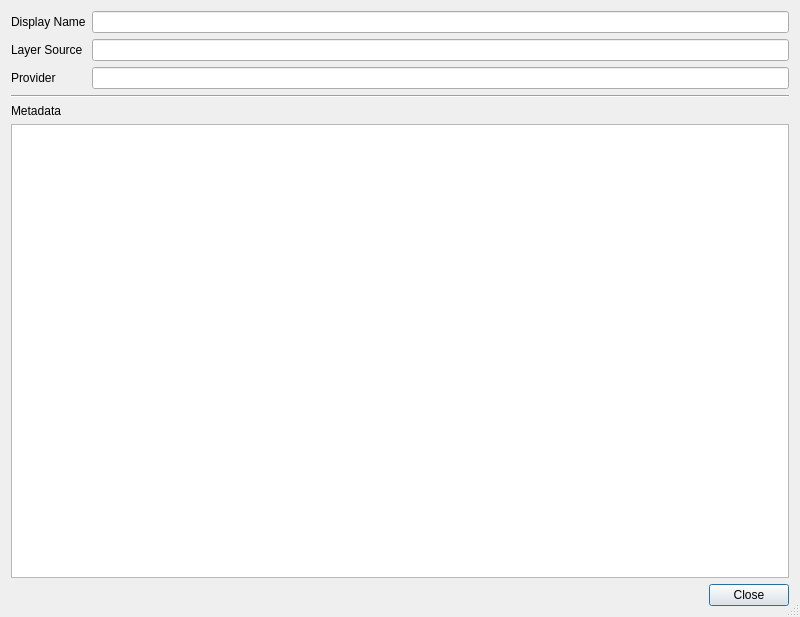
<?xml version="1.0" encoding="UTF-8"?>
<ui version="4.0">
 <class>QgsBrowserLayerPropertiesBase</class>
 <widget class="QDialog" name="QgsBrowserLayerPropertiesBase">
  <property name="geometry">
   <rect>
    <x>0</x>
    <y>0</y>
    <width>800</width>
    <height>617</height>
   </rect>
  </property>
  <property name="windowTitle">
   <string>Dialog</string>
  </property>
  <property name="sizeGripEnabled">
   <bool>true</bool>
  </property>
  <layout class="QVBoxLayout" name="verticalLayout">
   <item>
    <layout class="QGridLayout" name="gridLayout">
     <item row="0" column="0">
      <widget class="QLabel" name="label">
       <property name="text">
        <string>Display Name</string>
       </property>
      </widget>
     </item>
     <item row="1" column="0">
      <widget class="QLabel" name="label_2">
       <property name="text">
        <string>Layer Source</string>
       </property>
      </widget>
     </item>
     <item row="0" column="1">
      <widget class="QLineEdit" name="leName">
       <property name="enabled">
        <bool>true</bool>
       </property>
       <property name="readOnly">
        <bool>true</bool>
       </property>
      </widget>
     </item>
     <item row="1" column="1">
      <widget class="QLineEdit" name="leSource">
       <property name="enabled">
        <bool>true</bool>
       </property>
       <property name="readOnly">
        <bool>true</bool>
       </property>
      </widget>
     </item>
     <item row="2" column="0">
      <widget class="QLabel" name="label_4">
       <property name="text">
        <string>Provider</string>
       </property>
      </widget>
     </item>
     <item row="2" column="1">
      <widget class="QLineEdit" name="leProvider">
       <property name="enabled">
        <bool>true</bool>
       </property>
       <property name="readOnly">
        <bool>true</bool>
       </property>
      </widget>
     </item>
    </layout>
   </item>
   <item>
    <widget class="Line" name="line">
     <property name="orientation">
      <enum>Qt::Horizontal</enum>
     </property>
    </widget>
   </item>
   <item>
    <widget class="QLabel" name="label_3">
     <property name="text">
      <string>Metadata</string>
     </property>
    </widget>
   </item>
   <item>
    <widget class="QTextBrowser" name="txtbMetadata"/>
   </item>
   <item>
    <layout class="QHBoxLayout" name="horizontalLayout_2">
     <item>
      <widget class="QLabel" name="lblNotice">
       <property name="enabled">
        <bool>true</bool>
       </property>
       <property name="text">
        <string/>
       </property>
      </widget>
     </item>
     <item>
      <widget class="QDialogButtonBox" name="buttonBox">
       <property name="orientation">
        <enum>Qt::Horizontal</enum>
       </property>
       <property name="standardButtons">
        <set>QDialogButtonBox::Close</set>
       </property>
      </widget>
     </item>
    </layout>
   </item>
  </layout>
 </widget>
 <resources/>
 <connections>
  <connection>
   <sender>buttonBox</sender>
   <signal>accepted()</signal>
   <receiver>QgsBrowserLayerPropertiesBase</receiver>
   <slot>accept()</slot>
   <hints>
    <hint type="sourcelabel">
     <x>248</x>
     <y>254</y>
    </hint>
    <hint type="destinationlabel">
     <x>157</x>
     <y>274</y>
    </hint>
   </hints>
  </connection>
  <connection>
   <sender>buttonBox</sender>
   <signal>rejected()</signal>
   <receiver>QgsBrowserLayerPropertiesBase</receiver>
   <slot>reject()</slot>
   <hints>
    <hint type="sourcelabel">
     <x>316</x>
     <y>260</y>
    </hint>
    <hint type="destinationlabel">
     <x>286</x>
     <y>274</y>
    </hint>
   </hints>
  </connection>
 </connections>
</ui>
